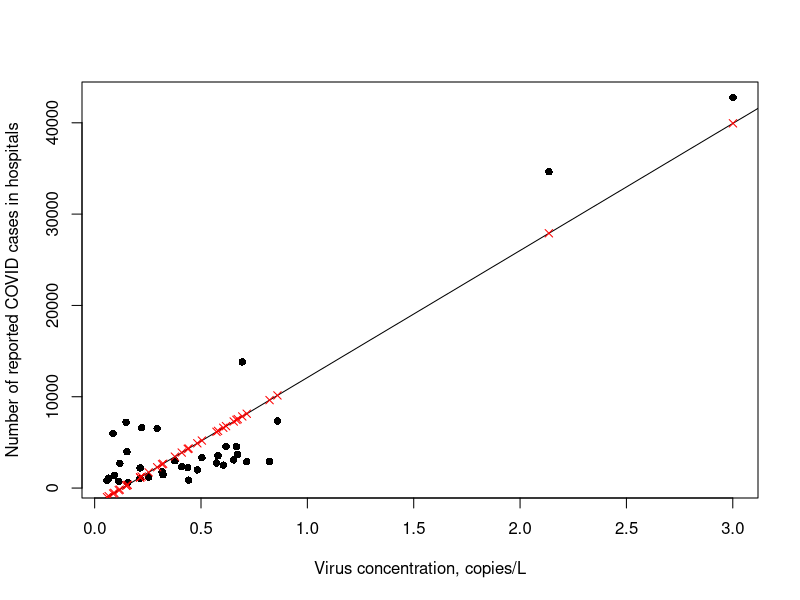
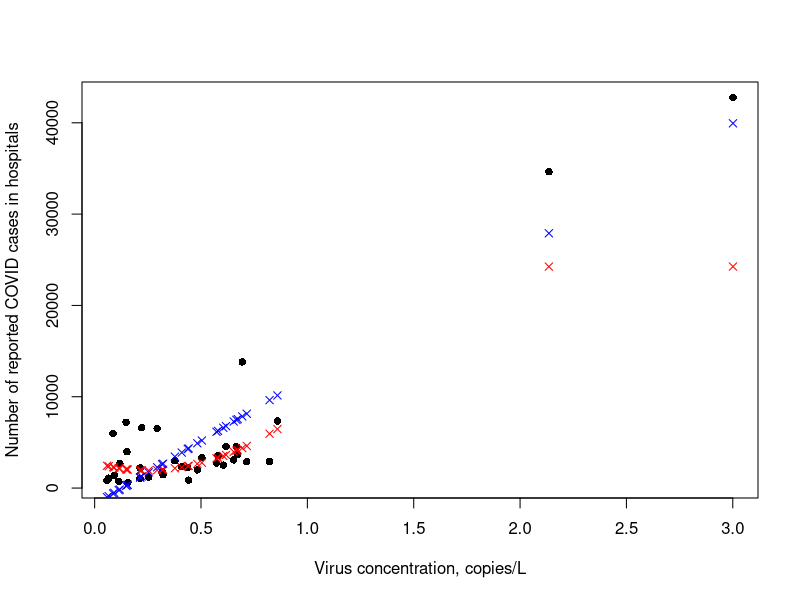
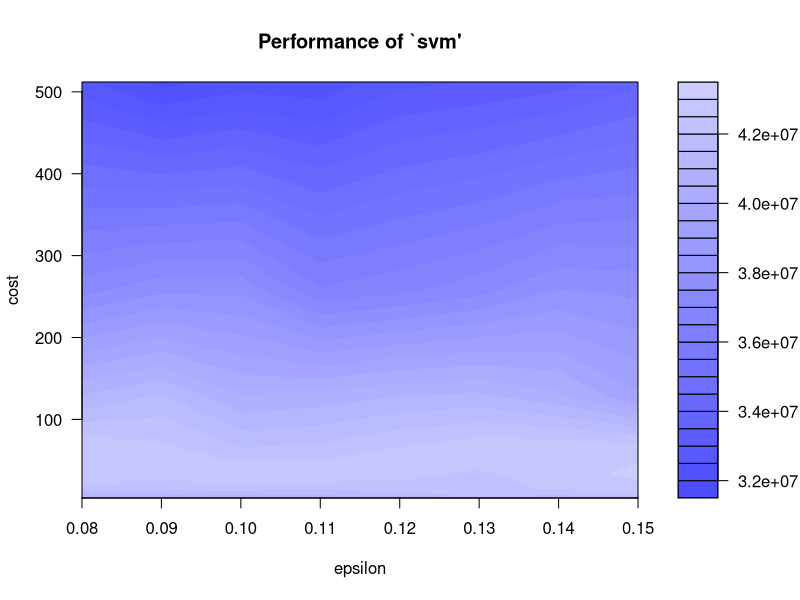
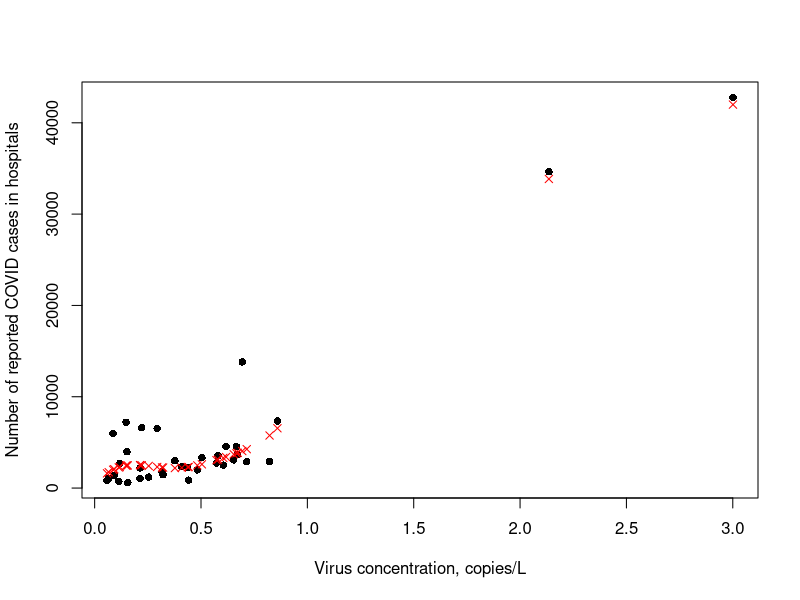

Generate these figures, in order, with R:
## ---- chunk 1
install.packages("e1071")
install.packages("ggpubr")
## ---- chunk 2
setwd("C:/Book/Chapter4/Examples")
data <-read.csv(file="Ex4.9.csv",head=TRUE,sep=",")
data=data[c(1:35),c(2:3)];
data
 
# Plot the data
plot(data$Concentration,data$PCR_hospital, xlab="Virus concentration, copies/L",ylab="Number of reported COVID cases in hospitals", pch=16)

# Create a linear regression model
model <- lm(PCR_hospital ~ Concentration, data)
 
# Add the fitted line
abline(model)

# make a prediction for each X
predictedY <- predict(model, data)
 
# display the predictions
points(data$Concentration, predictedY, col = "red", pch=4)

summary(model)
## ---- chunk 3
library(e1071)
setwd("C:/Book/Chapter4/Examples")
data <-read.csv(file="Ex4.9.csv",head=TRUE,sep=",")
data=data[c(1:35),c(2:3)];
data

model<- svm(PCR_hospital ~ Concentration, data)
 
predictedY<- predict(model, data)

# Plot the data
plot(data$Concentration,data$PCR_hospital, xlab="Virus concentration, copies/L",ylab="Number of reported COVID cases in hospitals", pch=16)
points(data$Concentration, predictedY, col = "red", pch=4)


#Add linear:
modelL <- lm(PCR_hospital ~ Concentration, data)
predictedYL <- predict(modelL, data)
points(data$Concentration, predictedYL, col = "blue", pch=4)


#Tuning SVM
tuneResult<- tune(svm, PCR_hospital ~ Concentration,  data = data,
ranges = list(epsilon = seq(0.08,0.15,0.01), cost = 2^(2:9))
)
print(tuneResult)
# Draw the tuning graph
plot(tuneResult)


tunedModel<- tuneResult$best.model
tunedModelY<- predict(tunedModel, data)
 
library("ggpubr")
cor(tunedModelY, data$PCR_hospital, method = c("pearson", "kendall", "spearman"))
rsq<-cor.test(tunedModelY, data$PCR_hospital, method=c("pearson", "kendall", "spearman"))
print(rsq)

plot(data$Concentration,data$PCR_hospital, xlab="Virus concentration, copies/L",ylab="Number of reported COVID cases in hospitals", pch=16)
points(data$Concentration, tunedModelY, col = "red", pch=4)
